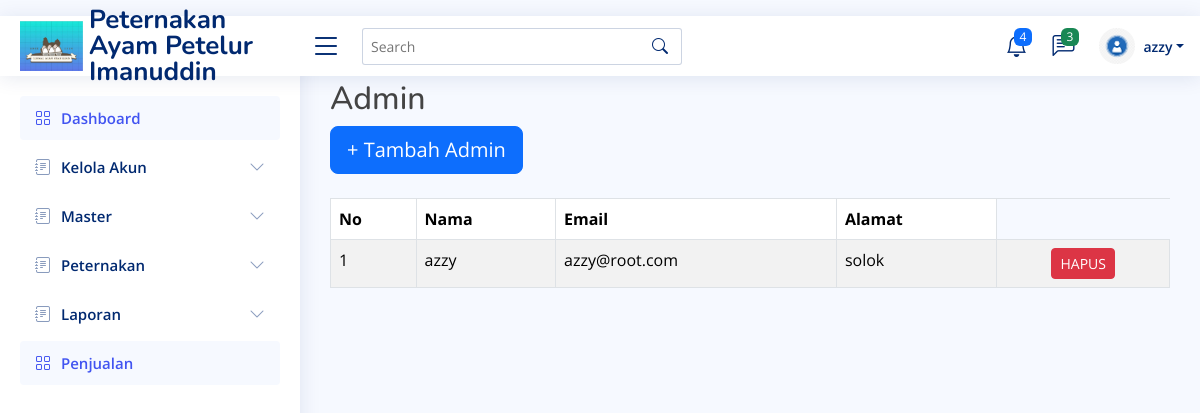
Screenshot of /admin.php (signed in) with the database file from the repository.
### tables this page shows
CREATE TABLE `users` (
  `id` int NOT NULL,
  `namalengkap` varchar(50) NOT NULL,
  `email` varchar(100) NOT NULL,
  `password` varchar(255) NOT NULL,
  `alamat` text
);

### admin.php (the view, shortened to what this page needs)
<!DOCTYPE html>
<html lang="en">
<head>
  <link href="assets/vendor/bootstrap/css/bootstrap.min.css" rel="stylesheet">
  <link href="assets/vendor/bootstrap-icons/bootstrap-icons.css" rel="stylesheet">
  <link href="assets/vendor/boxicons/css/boxicons.min.css" rel="stylesheet">
  <link href="assets/vendor/quill/quill.snow.css" rel="stylesheet">
  <link href="assets/vendor/quill/quill.bubble.css" rel="stylesheet">
  <link href="assets/vendor/remixicon/remixicon.css" rel="stylesheet">
  <link href="assets/vendor/simple-datatables/style.css" rel="stylesheet">
  <link href="assets/css/style.css" rel="stylesheet">
</head>
<body>
  <?php
 include ('header.php');
 include ('sidebar.php');
 ?>
    <main id="main" class="main">
    <div class="pagetitle">
        <h2>Admin</h2>
        <button type="button" class="btn btn-primary btn-lg" onclick="window.location.href='tambah-admin.php'">+ Tambah Admin</button>
        <br>
        <br>
        <table class="table table-striped table-bordered">
            <thead>
                <tr>
                    <th>No</th>
                    <th>Nama</th>
                    <th>Email</th>
                    <th>Alamat</th>
                  </tr>
                </thead>
                <tbody>
                  <?php
                      include('koneksi.php');
                      $no = 1;
                      $query = mysqli_query($conn,"SELECT * FROM users");
                      while($row = mysqli_fetch_array($query)){
                  ?>
                  <tr>
                      <td><?php echo $no++ ?></td>
                      <td><?php echo $row['namalengkap'] ?></td>
                      <td><?php echo $row['email'] ?></td>
                      <td><?php echo $row['alamat'] ?></td>
                      <td class="text-center">
                        <a href="hapus-admin.php?id=<?php echo $row['id'] ?>" class="btn btn-sm btn-danger">HAPUS</a>
                      </td>
                  </tr>
                <?php } ?>
                </tbody>
            </table>
        </div>
        </main>
    </body>
    </html>

### assets/css/style.css (style rules this page uses)
:root { scroll-behavior: smooth; }
body { font-family: "Open Sans", sans-serif; background: #f6f9ff; color: #444444; }
a { color: #4154f1; text-decoration: none; }
h1, h2, h3, h4, h5, h6 { font-family: "Nunito", sans-serif; }
#main { margin-top: 60px; padding: 20px 30px; transition: all 0.3s; }
.pagetitle { margin-bottom: 10px; }
@media (min-width: 1200px) { #main, #footer { margin-left: 300px; } }

### rows the page displays
users: namalengkap "azzy", email "azzy@root.com", alamat "solok"

### other values shown
$_SESSION['namalengkap'] "azzy"
